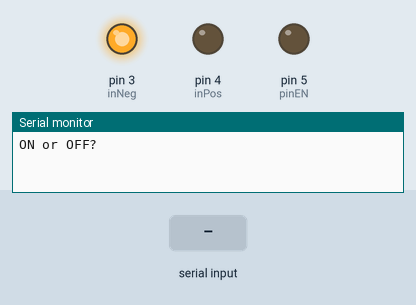
This sketch was run on a simulated Arduino Uno, built with avr-gcc and run on an emulated ATmega328P. Parts: output pins drawn as LEDs (lit = HIGH), the last lines printed to the serial monitor. The test bench sets the inputs (shaded band).

Above: at 1.2 s.
1.3 s: "ON" received over Serial
At 2.6 s:
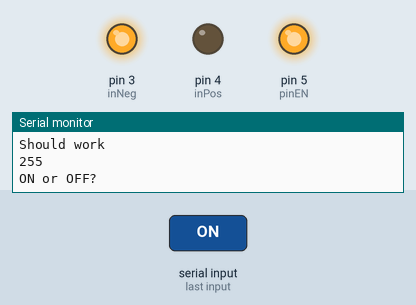
3.8 s: "OFF" received over Serial
At 5.7 s:
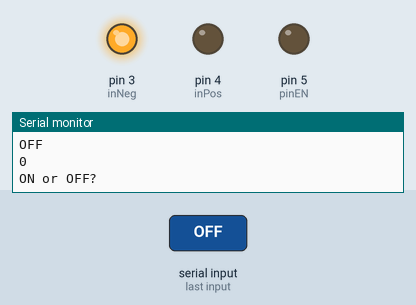
Timing chart, 0 to 7.2 s (numbered marks = the images above; inputs shaded):
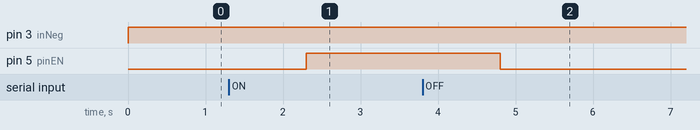

Measured:
- after the input at 1.3 s, pin 5 (pinEN): LOW → HIGH after 1.0 s
- after the input at 3.8 s, pin 5 (pinEN): HIGH → LOW after 1.0 s

The sketch:

DCMotorControl.ino
```cpp
#define pinEN 5
#define inPos 4
#define inNeg 3
/*
int speedPin = 5;
int dir1 = 4;
int dir2 = 3;
int pinEN = 5;
int inPos = 4;
int inNeg = 3;*/

int mSpeed = 100; // motor speed, PWM range of 0-255
String pic;

void setup() {
  // put your setup code here, to run once:
  Serial.begin(9600);
  pinMode(pinEN, OUTPUT);
  pinMode(inPos,OUTPUT);
  pinMode(inNeg,OUTPUT);

  //pinMode(speedPin, OUTPUT);
  //pinMode(dir1,OUTPUT);
  //pinMode(dir2,OUTPUT);
  while(!Serial){}
}

void loop() {
  // put your main code here, to run repeatedly:
  /////////// forward generic forward
  digitalWrite(inPos,LOW);
  digitalWrite(inNeg,HIGH);
  //digitalWrite(dir1,HIGH);
  //digitalWrite(dir2,LOW);
  Serial.println("ON or OFF?");
  while (Serial.available()==0){
  }
  pic = Serial.readString();
  Serial.println(pic);
  if (pic == "ON"){
    mSpeed = 255;
    Serial.println("Should work");
  }
  else if (pic == "OFF")
    mSpeed =   0;
  Serial.println(mSpeed);
  //analogWrite(pinEN,mSpeed);
  analogWrite(pinEN,mSpeed);
}
```
